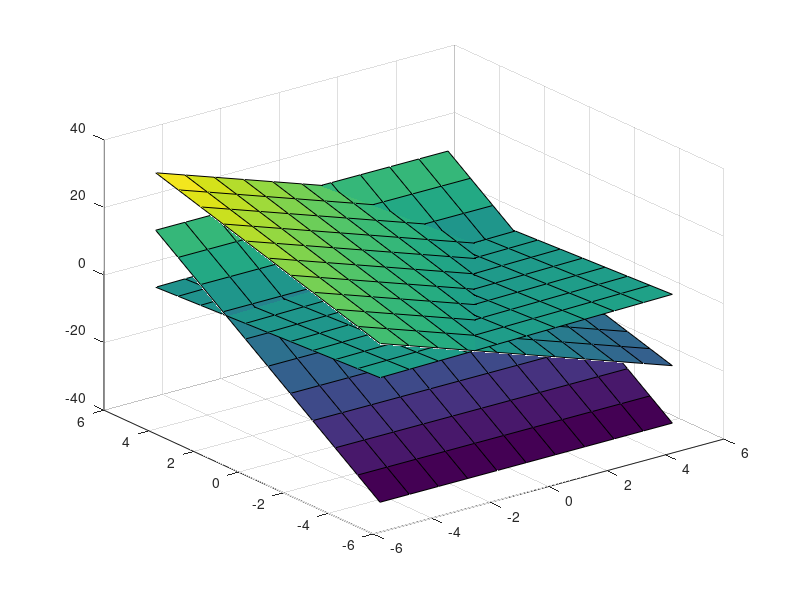

Write the MATLAB code that produced this figure. (Note: this script raises an error after producing the figure.)
% 2) Considerando o sistema dado pelas equações:
% 3x+2y+z=6
% 5y-z=11
% -x+3y+8z=-3
% a representação gráfica.
% b)Resolva usando um método direto.
% c)Resolva usando uma método iterativo.

%--------------

close all
clear all
clc
%---------------------
% Questão 2)a

%primeira equação
% 3x+2y+z=6
% z=-3x-2y+6

[X,Y] = meshgrid(-5:1:5,-5:1:5);
Z=X*-3-Y*-2+6;
surf(X,Y,Z);
hold on;

%segunda equação
% 5y-z=11
% z=5y-11
[X,Y] = meshgrid(-5:1:5,-5:1:5);
Z=Y*5-11;
surf(X,Y,Z);

%terceira equação
% -x+3y+8z=-3
% z = (x-3y-3)/8
[X,Y] = meshgrid(-5:1:5,-5:1:5);
Z= (X-Y*3-3)/8
surf(X,Y,Z);

%---------------------
% Questão 2)b
% Matriz dos coeficientes
A=[3 2 1;0 5 -1;-1 3 8];

b=[6;11;-3];
x=SELA_givens(A,b);
fprintf('Direto\n')
x
plot3(x(1),x(2),x(3),"or","markersize",50,"linewidth",10);


%---------------------
% Questão 2)b
x=gauss_jacobi(A,b,[0;0;0],1000,0.0001);
fprintf('Iterativo\n')
x
plot3(x(1),x(2),x(3),"*k","markersize",50,"linewidth",10);

legend('Eq. 1','Eq. 2','Eq.3','Direto','Iterativo');

